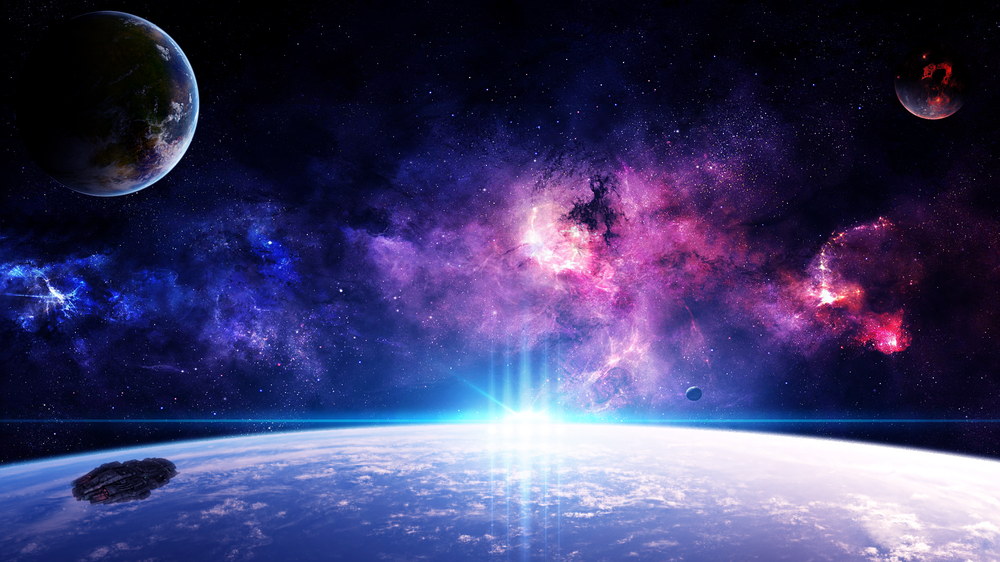
#> input picture input/2.png, 1000 x 562 px, shrunk from 1920 x 1080 before the run; its folder holds only this picture in this run
$ python watermarkIt.py --watermark input/2.png --input input --output out
#> lines starting #> are read from the running program, lines starting #| are printed output that depends on the picture; after the words box and inside, x2 and y2 are one past the last pixel; in counts of white or black regions, pixels touching at a corner belong together
# Usage: python watermarkIt.py --watermark <path to watermark image> --input <input_dir> --output <output_dir>

from imutils import paths
import numpy as np
import argparse
import cv2
import os

ap = argparse.ArgumentParser()
ap.add_argument("-w", "--watermark", required=True, help="path to watermark image")
ap.add_argument("-i", "--input", required=True, help="path to input directory")
ap.add_argument("-o", "--output", required=True, help="path to output directory")
ap.add_argument("-a", "--alpha", type=float, default=0.25, help="alpha transparency of the overlay (smaller is more transparent")
ap.add_argument("-c", "--correct", type=int, default=1, help="flag used to handle if bug is displayed or not")
args = vars(ap.parse_args())

# load watermark image, retain the 4th channel which contains alpha transparency
watermark = cv2.imread(args["watermark"], cv2.IMREAD_UNCHANGED)
#> watermark is the input picture: shape (562, 1000, 4); mean B, G, R, A 104.8, 60.5, 63.8, 255
(wH, wW) = watermark.shape[:2]
#> wH = 562; wW = 1000

# split watermark into 4 different channels
if args["correct"] > 0:
    watermark = cv2.cvtColor(watermark, cv2.COLOR_BGR2BGRA)
    (B, G, R, A) = cv2.split(watermark)
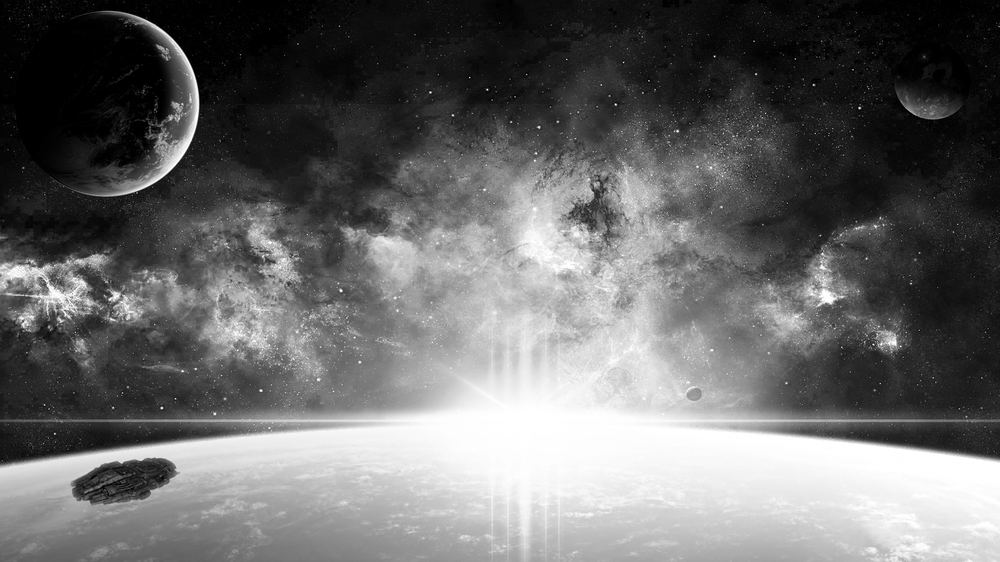
#> B: shape (562, 1000); min 0, max 255, mean 104.8
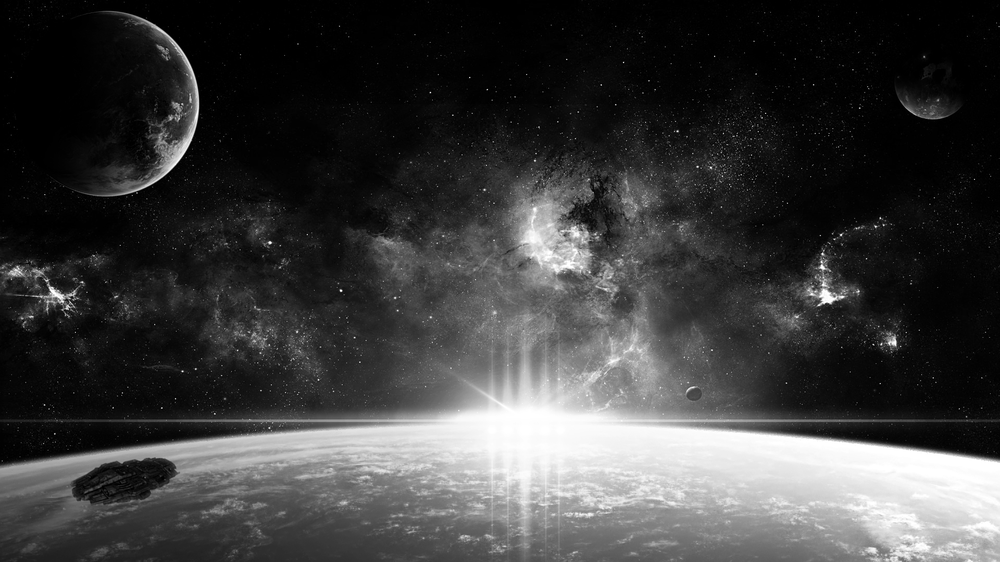
#> G: shape (562, 1000); min 0, max 255, mean 60.5
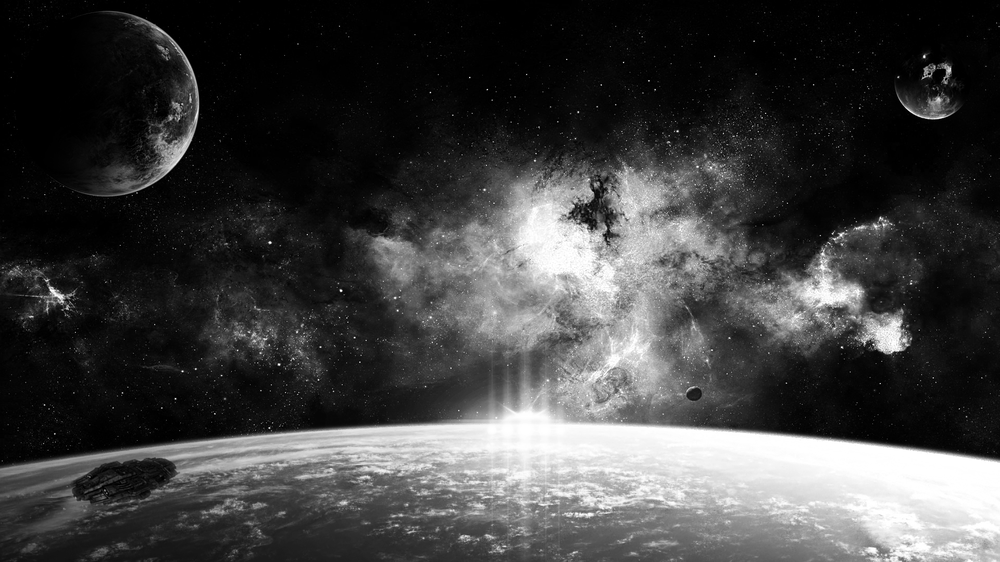
#> R: shape (562, 1000); min 0, max 255, mean 63.8
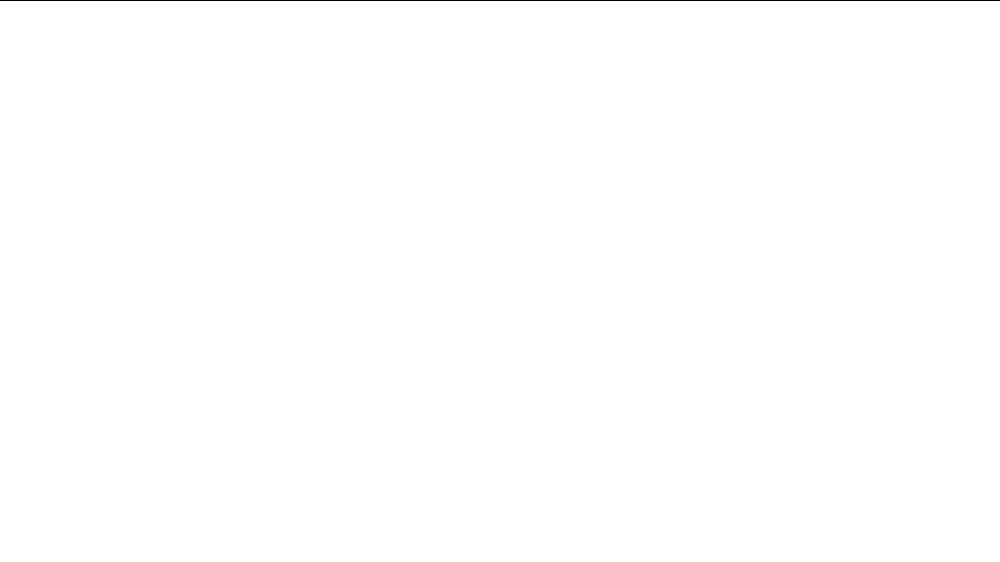
#> A: shape (562, 1000); values 254 (black) and 255 (white), 99.8% white; black in thin lines or dots, all inside (x1, y1, x2, y2) = (0, 0, 1000, 1)
    B = cv2.bitwise_and(B, B, mask=A)
    G = cv2.bitwise_and(G, G, mask=A)
    R = cv2.bitwise_and(R, R, mask=A)
    watermark = cv2.merge([B, G, R, A])

for imagePath in paths.list_images(args["input"]):
    image = cv2.imread(imagePath)
    (h, w) = image.shape[:2]
#> h = 562; w = 1000
    image = np.dstack([image, np.ones((h, w), dtype='uint8') * 255])
#> image: shape (562, 1000, 4)

    # construct overlay with same size as the input then add watermark to this overlay
    overlay = np.zeros((h, w, 4), dtype="uint8")
#> (the run stopped early here; a loop or call above may not have finished)

$ run again, on input/3.png
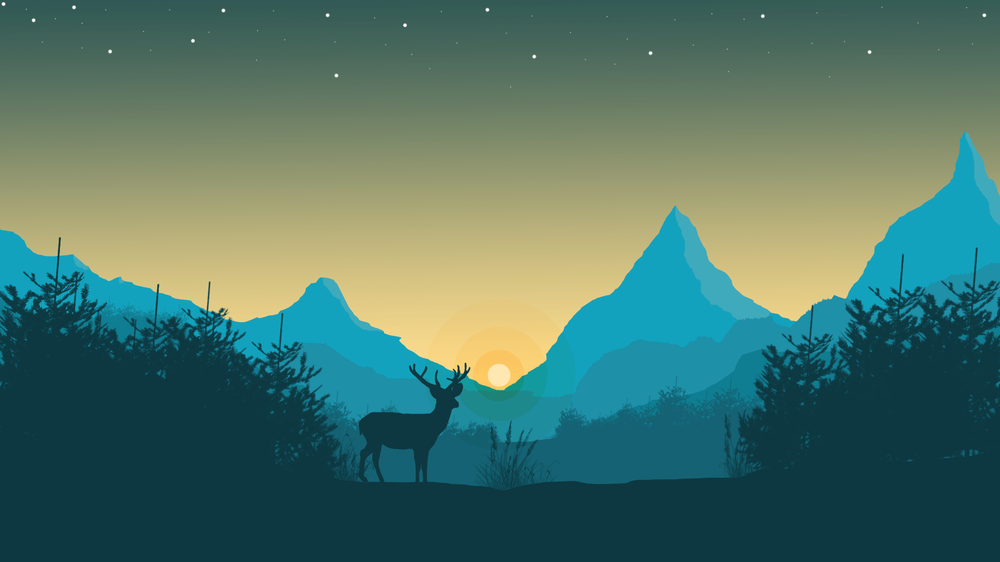
#> input picture input/3.png, 1000 x 562 px, shrunk from 1920 x 1080 before the run
#> watermark is the input picture: shape (562, 1000, 3); mean B, G, R 104.6, 115.9, 76.8
#> watermark: shape (562, 1000, 4)
#> `(B, G, R, A) = cv2.split(watermark)`:
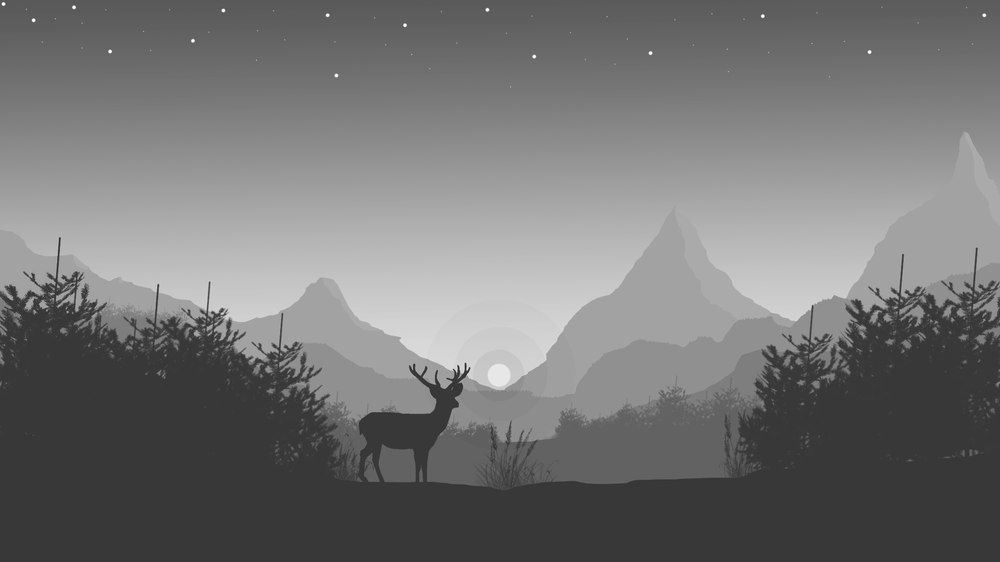
#> G: shape (562, 1000); min 38, max 255, mean 115.9
#> `(B, G, R, A) = cv2.split(watermark)`:
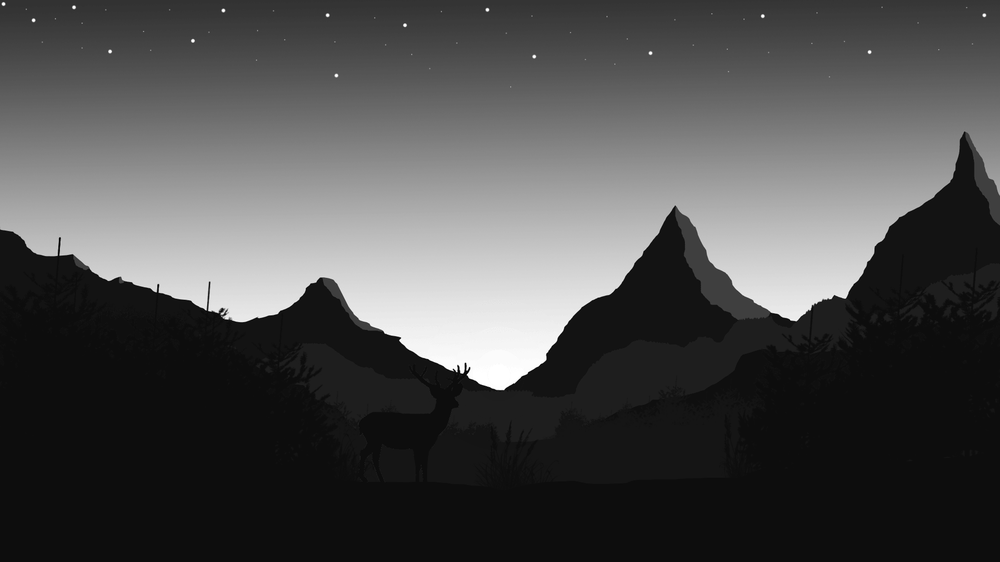
#> R: shape (562, 1000); min 0, max 255, mean 76.8
#> A: shape (562, 1000); every value is 255

$ run again, on input/4.png
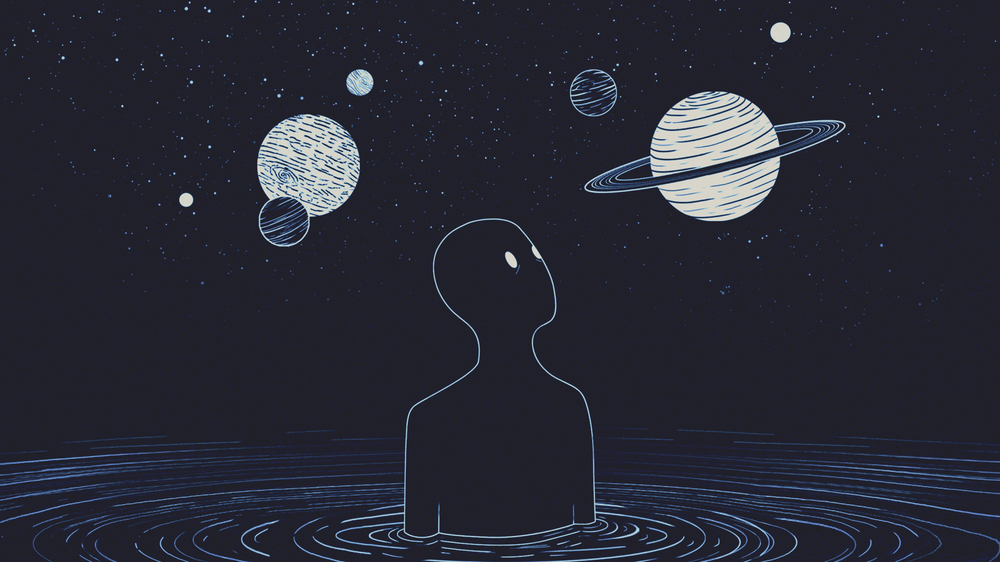
#> input picture input/4.png, 1000 x 562 px, shrunk from 1920 x 1080 before the run
#> watermark is the input picture: shape (562, 1000, 4); mean B, G, R, A 53.1, 40.8, 39.3, 255
#> `(B, G, R, A) = cv2.split(watermark)`:
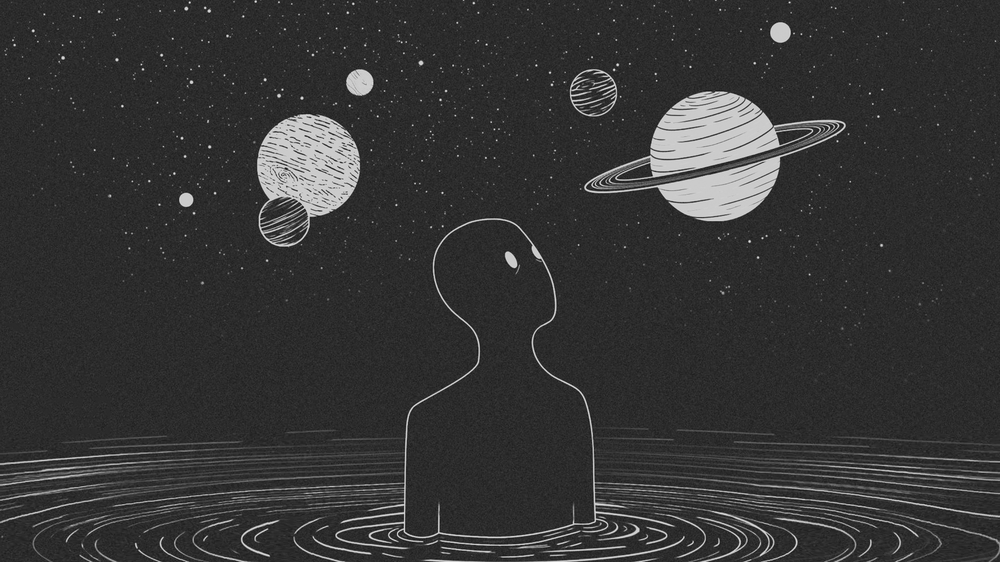
#> B: shape (562, 1000); min 11, max 237, mean 53.1
#> `(B, G, R, A) = cv2.split(watermark)`:
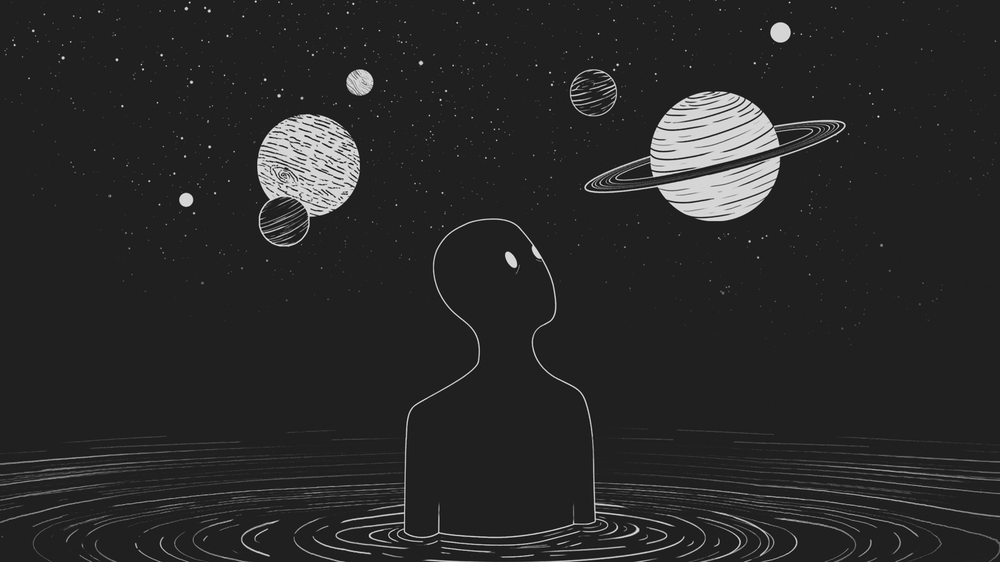
#> G: shape (562, 1000); min 5, max 238, mean 40.8
#> A: shape (562, 1000); every value is 255
